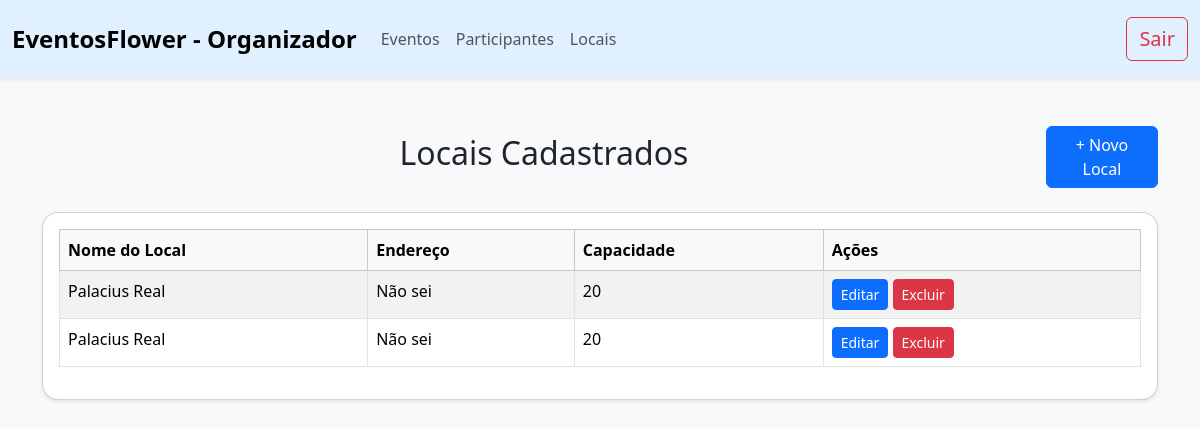
Before: /listarLocal with the older database file.
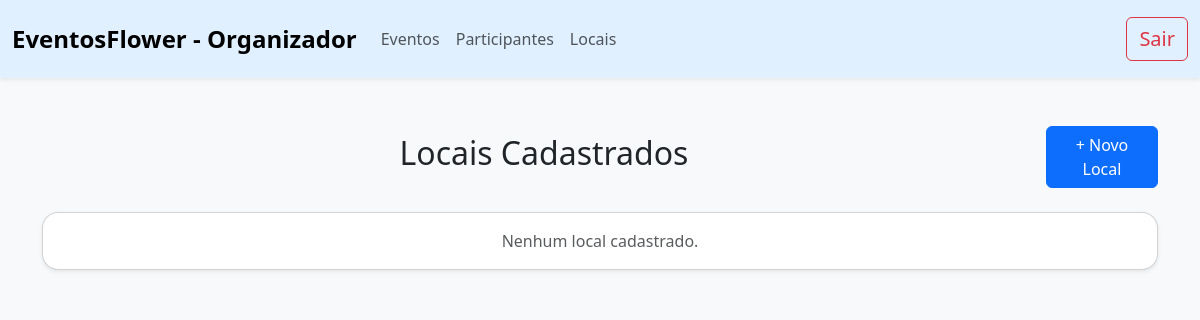
After: the same page with the newer database file.
### SGE/models.py (models this page shows, shortened)
class Local(models.Model):
    nomeL = models.CharField(max_length=255)
    endereco = models.CharField(max_length=255)
    capacidade = models.IntegerField()

### SGE/views.py (the view)
# urls.py: path('listarLocal', listarLocal, name='listarLocal'),
def listarLocal(request):
    locais = Local.objects.all()
    return render(request, 'listarLocal.html', {'locais' : locais})

### SGE/templates/listarLocal.html (shortened to what this page needs)
{% load static %}
<!DOCTYPE html>
<html lang="pt-br">
<head>
    <link href="https://cdn.jsdelivr.net/npm/bootstrap@5.3.3/dist/css/bootstrap.min.css" rel="stylesheet">
</head>
<body class="bg-light">
    <nav class="navbar navbar-expand-lg shadow-sm py-3" style="background-color: #e0f0ff;" >
    <div class="container-fluid justify-content-between">
        <a class="navbar-brand fs-4 fw-bold" href="{% url 'inicio' %}">
             EventosFlower - Organizador
        </a>
        <div class="collapse navbar-collapse justify-content-between" id="navbarNavDropdown">
            <ul class="navbar-nav">
                <li class="nav-item">
                    <a class="nav-link" href="{% url 'listarEventos' %}">
                         Eventos
                    </a>
                </li>
                <li class="nav-item">
                    <a class="nav-link" href="{% url 'listarParticipante' %}">
                         Participantes
                    </a>
                </li>
                <li class="nav-item">
                    <a class="nav-link" href="{% url 'listarLocal' %}">
                         Locais
                    </a>
                </li>
            </ul>
            <ul class="navbar-nav">
                <li class="nav-item">
                    <a class="btn btn-outline-danger fs-5" href="{% url 'logout' %}">
                         Sair
                    </a>
                </li>
            </ul>
        </div>
    </div>
</nav>
    <div class="container mt-5">
        <div class="d-flex justify-content-between align-items-center mb-4">
            <h2 class="text-center w-100 text">Locais Cadastrados</h2>
            <a href="{% url 'cadLocal' %}" class="btn btn-primary">+ Novo Local</a>
        </div>
        <div class="card shadow-sm rounded-4">
            <div class="card-body">
                {% if locais %}
                <div class="table-responsive">
                    <table class="table table-bordered table-striped">
                        <thead class="table-light">
                            <tr>
                                <th>Nome do Local</th>
                                <th>Endereço</th>
                                <th>Capacidade</th>
                                <th>Ações</th>
                            </tr>
                        </thead>
                        <tbody>
                            {% for local in locais%}
                            <tr>
                                <td>{{local.nomeL}}</td>
                                <td>{{local.endereco}}</td>
                                <td>{{local.capacidade}}</td>
                                <td>
                                    <a href="{% url 'editarLocal' local.id %}" class="btn btn-sm btn-primary">Editar</a>
                                    <a href="{% url 'excluirLocal' local.id %}" class="btn btn-sm btn-danger" onclick="return confirm('Tem certeza que deseja excluir?')">Excluir</a>
                                </td>
                            </tr>
                            {% endfor %}
                        </tbody>
                    </table>
                </div>
                {% else %}
                <p class="text-center text-muted m-0">Nenhum local cadastrado.</p>
                {% endif %}
            </div>
        </div>
    </div>
</body>
</html>
</body>
</html>

Changed rows visible on the page:
removed Local: nomeL "Palacius Real", endereco "Não sei", capacidade "20"
removed Local: nomeL "Palacius Real", endereco "Não sei", capacidade "20"
Other visible differences:
text no longer shown: "Nome do Local Endereço Capacidade Ações"
text now shown: "Nenhum local cadastrado."
